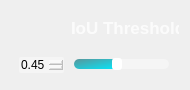
                  <widget class="QFrame" name="IOU_QF">
                   <property name="minimumSize">
                    <size>
                     <width>190</width>
                     <height>90</height>
                    </size>
                   </property>
                   <property name="maximumSize">
                    <size>
                     <width>190</width>
                     <height>90</height>
                    </size>
                   </property>
                   <property name="styleSheet">
                    <string notr="true">QFrame#IOU_QF{
border:2px solid rgba(255, 255, 255, 70);
border-radius:15px;
}</string>
                   </property>
                   <layout class="QVBoxLayout" name="verticalLayout_15">
                    <item>
                     <widget class="QPushButton" name="ToggleBotton_2">
                      <property name="sizePolicy">
                       <sizepolicy hsizetype="Expanding" vsizetype="Fixed">
                        <horstretch>0</horstretch>
                        <verstretch>0</verstretch>
                       </sizepolicy>
                      </property>
                      <property name="minimumSize">
                       <size>
                        <width>0</width>
                        <height>30</height>
                       </size>
                      </property>
                      <property name="maximumSize">
                       <size>
                        <width>16777215</width>
                        <height>30</height>
                       </size>
                      </property>
                      <property name="font">
                       <font>
                        <family>Nirmala UI</family>
                        <pointsize>13</pointsize>
                        <italic>false</italic>
                        <bold>true</bold>
                       </font>
                      </property>
                      <property name="cursor">
                       <cursorShape>ArrowCursor</cursorShape>
                      </property>
                      <property name="mouseTracking">
                       <bool>true</bool>
                      </property>
                      <property name="focusPolicy">
                       <enum>Qt::StrongFocus</enum>
                      </property>
                      <property name="contextMenuPolicy">
                       <enum>Qt::DefaultContextMenu</enum>
                      </property>
                      <property name="layoutDirection">
                       <enum>Qt::LeftToRight</enum>
                      </property>
                      <property name="autoFillBackground">
                       <bool>false</bool>
                      </property>
                      <property name="styleSheet">
                       <string notr="true">QPushButton{
background-image: url(:/all/img/IOU.png);
background-repeat: no-repeat;
background-position: left center;
border: none;
border-left: 20px solid transparent;

text-align: left;
padding-left: 40px;
padding-bottom: 4px;
color: rgba(255, 255, 255, 199);
font: 700 13pt &quot;Nirmala UI&quot;;
}</string>
                      </property>
                      <property name="text">
                       <string>IoU Threshold</string>
                      </property>
                      <property name="icon">
                       <iconset theme="zoom-out">
                        <normaloff>C:/Users/Malq/.designer/backup/Ultralytics-PySide6-main/Ultralytics-PySide6-main</normaloff>C:/Users/Malq/.designer/backup/Ultralytics-PySide6-main/Ultralytics-PySide6-main</iconset>
                      </property>
                      <property name="autoDefault">
                       <bool>false</bool>
                      </property>
                      <property name="default">
                       <bool>false</bool>
                      </property>
                      <property name="flat">
                       <bool>false</bool>
                      </property>
                     </widget>
                    </item>
                    <item>
                     <widget class="QFrame" name="frame_3">
                      <property name="sizePolicy">
                       <sizepolicy hsizetype="Preferred" vsizetype="Preferred">
                        <horstretch>0</horstretch>
                        <verstretch>0</verstretch>
                       </sizepolicy>
                      </property>
                      <property name="minimumSize">
                       <size>
                        <width>0</width>
                        <height>20</height>
                       </size>
                      </property>
                      <property name="maximumSize">
                       <size>
                        <width>16777215</width>
                        <height>20</height>
                       </size>
                      </property>
                      <layout class="QHBoxLayout" name="horizontalLayout_10">
                       <property name="spacing">
                        <number>10</number>
                       </property>
                       <property name="leftMargin">
                        <number>8</number>
                       </property>
                       <property name="topMargin">
                        <number>0</number>
                       </property>
                       <property name="rightMargin">
                        <number>10</number>
                       </property>
                       <property name="bottomMargin">
                        <number>0</number>
                       </property>
                       <item>
                        <widget class="QDoubleSpinBox" name="iou_spinbox">
                         <property name="cursor">
                          <cursorShape>PointingHandCursor</cursorShape>
                         </property>
                         <property name="styleSheet">
                          <string notr="true">QDoubleSpinBox {
border: 0px solid lightgray;
border-radius: 2px;
background-color: rgba(255,255,255,90);
font: 600 9pt &quot;Segoe UI&quot;;
}
        
QDoubleSpinBox::up-button {
width: 10px;
height: 9px;
margin: 0px 3px 0px 0px;
border-image: url(:/all/img/box_up.png);
}
QDoubleSpinBox::up-button:pressed {
margin-top: 1px;
}
            
QDoubleSpinBox::down-button {
width: 10px;
height: 9px;
margin: 0px 3px 0px 0px;
border-image: url(:/all/img/box_down.png);
}
QDoubleSpinBox::down-button:pressed {
margin-bottom: 1px;
}</string>
                         </property>
                         <property name="minimum">
                          <double>0.010000000000000</double>
                         </property>
                         <property name="maximum">
                          <double>1.000000000000000</double>
                         </property>
                         <property name="singleStep">
                          <double>0.050000000000000</double>
                         </property>
                         <property name="value">
                          <double>0.450000000000000</double>
                         </property>
                        </widget>
                       </item>
                       <item>
                        <widget class="QSlider" name="iou_slider">
                         <property name="cursor">
                          <cursorShape>PointingHandCursor</cursorShape>
                         </property>
                         <property name="styleSheet">
                          <string notr="true">QSlider::groove:horizontal {
border: none;
height: 10px;
background-color: rgba(255,255,255,90);
border-radius: 5px;
}

QSlider::handle:horizontal {
width: 10px;
margin: -1px 0px -1px 0px;
border-radius: 3px;
background-color: white;
}

QSlider::sub-page:horizontal {
background-color: qlineargradient(x1:0, y1:0, x2:1, y2:1, stop:0 #59969b, stop:1 #04e7fa);
border-radius: 5px;
}</string>
                         </property>
                         <property name="minimum">
                          <number>1</number>
                         </property>
                         <property name="maximum">
                          <number>100</number>
                         </property>
                         <property name="value">
                          <number>45</number>
                         </property>
                         <property name="orientation">
                          <enum>Qt::Horizontal</enum>
                         </property>
                        </widget>
                       </item>
                      </layout>
                     </widget>
                    </item>
                   </layout>
                  </widget>
